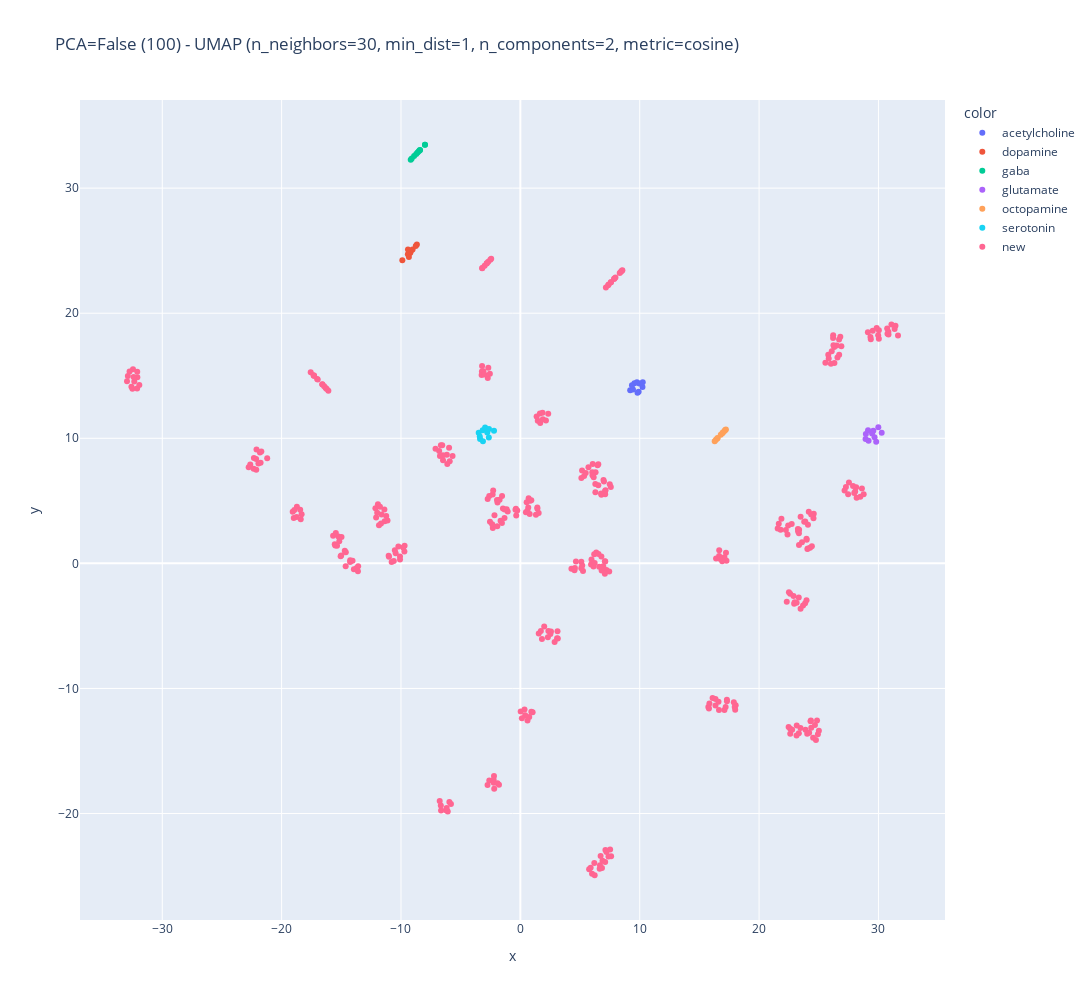

This figure's notebook cell:
### Markdown cell above
# Results

### Code cell
diplay_features(
        latents,
        labs,
        include_pca=False,
        pca_nb_components=100,
        clustering=False,
        nb_clusters=6,
        nb_neighbor=30,
        min_dist=1,
        nb_components=2,
        metric='cosine'
    )

### Figure 1 — Plotly figure (JSON) as saved in the notebook; plotly's stock layout.template omitted (floating-point values rounded to 4 significant figures; data arrays with more than 128 entries replaced by an {"elided": "..."} marker saying what was removed)
{"data": [{"hovertemplate": "color=acetylcholine<br>x=%{x}<br>y=%{y}<extra></extra>", "legendgroup": "acetylcholine", "marker": {"color": "#636efa", "symbol": "circle"}, "mode": "markers", "name": "acetylcholine", "orientation": "v", "showlegend": true, "type": "scatter", "x": [9.91, 9.767, 10.23, 10.25, 9.965, 9.202, 9.435, 9.557, 9.35, 9.816], "xaxis": "x", "y": [13.71, 14.48, 14.1, 14.49, 14.38, 13.85, 13.9, 14.39, 14.24, 13.64], "yaxis": "y"}, {"hovertemplate": "color=dopamine<br>x=%{x}<br>y=%{y}<extra></extra>", "legendgroup": "dopamine", "marker": {"color": "#EF553B", "symbol": "circle"}, "mode": "markers", "name": "dopamine", "orientation": "v", "showlegend": true, "type": "scatter", "x": [-9.181, -9.22, -9.422, -9.297, -9.028, -9.415, -8.668, -8.761, -9.887, -9.338], "xaxis": "x", "y": [24.95, 24.84, 24.71, 24.79, 25.1, 25.09, 25.49, 25.37, 24.23, 24.49], "yaxis": "y"}, {"hovertemplate": "color=gaba<br>x=%{x}<br>y=%{y}<extra></extra>", "legendgroup": "gaba", "marker": {"color": "#00cc96", "symbol": "circle"}, "mode": "markers", "name": "gaba", "orientation": "v", "showlegend": true, "type": "scatter", "x": [-8.402, -8.511, -8.723, -8.426, -8.899, -9.099, -9.184, -8.611, -7.988, -7.991], "xaxis": "x", "y": [33.06, 32.95, 32.74, 33.04, 32.58, 32.36, 32.28, 32.85, 33.47, 33.46], "yaxis": "y"}, {"hovertemplate": "color=glutamate<br>x=%{x}<br>y=%{y}<extra></extra>", "legendgroup": "glutamate", "marker": {"color": "#ab63fa", "symbol": "circle"}, "mode": "markers", "name": "glutamate", "orientation": "v", "showlegend": true, "type": "scatter", "x": [28.94, 29.17, 29.81, 28.92, 29.57, 29.67, 29.13, 29.47, 29.99, 30.27], "xaxis": "x", "y": [10.34, 9.8, 9.715, 9.948, 10.6, 10.08, 10.65, 10.38, 10.89, 10.44], "yaxis": "y"}, {"hovertemplate": "color=octopamine<br>x=%{x}<br>y=%{y}<extra></extra>", "legendgroup": "octopamine", "marker": {"color": "#FFA15A", "symbol": "circle"}, "mode": "markers", "name": "octopamine", "orientation": "v", "showlegend": true, "type": "scatter", "x": [16.39, 16.49, 16.53, 17.22, 17.1, 16.92, 16.28, 16.79, 17.16, 16.97], "xaxis": "x", "y": [9.875, 9.984, 10.02, 10.71, 10.59, 10.41, 9.772, 10.28, 10.65, 10.46], "yaxis": "y"}, {"hovertemplate": "color=serotonin<br>x=%{x}<br>y=%{y}<extra></extra>", "legendgroup": "serotonin", "marker": {"color": "#19d3f3", "symbol": "circle"}, "mode": "markers", "name": "serotonin", "orientation": "v", "showlegend": true, "type": "scatter", "x": [-3.398, -3.134, -3.376, -3.489, -3.158, -2.771, -2.953, -2.64, -2.627, -2.205], "xaxis": "x", "y": [10.15, 9.771, 9.941, 10.44, 10.65, 10.46, 10.87, 10.06, 10.75, 10.6], "yaxis": "y"}, {"hovertemplate": "color=new<br>x=%{x}<br>y=%{y}<extra></extra>", "legendgroup": "new", "marker": {"color": "#FF6692", "symbol": "circle"}, "mode": "markers", "name": "new", "orientation": "v", "showlegend": true, "type": "scatter", "x": {"elided": "400 float values"}, "xaxis": "x", "y": {"elided": "400 float values"}, "yaxis": "y"}], "layout": {"height": 1000, "legend": {"title": {"text": "color"}, "tracegroupgap": 0}, "title": {"text": "PCA=False (100) - UMAP (n_neighbors=30, min_dist=1, n_components=2, metric=cosine)"}, "width": 1500, "xaxis": {"anchor": "y", "domain": [0, 1], "title": {"text": "x"}}, "yaxis": {"anchor": "x", "domain": [0, 1], "title": {"text": "y"}}}}
